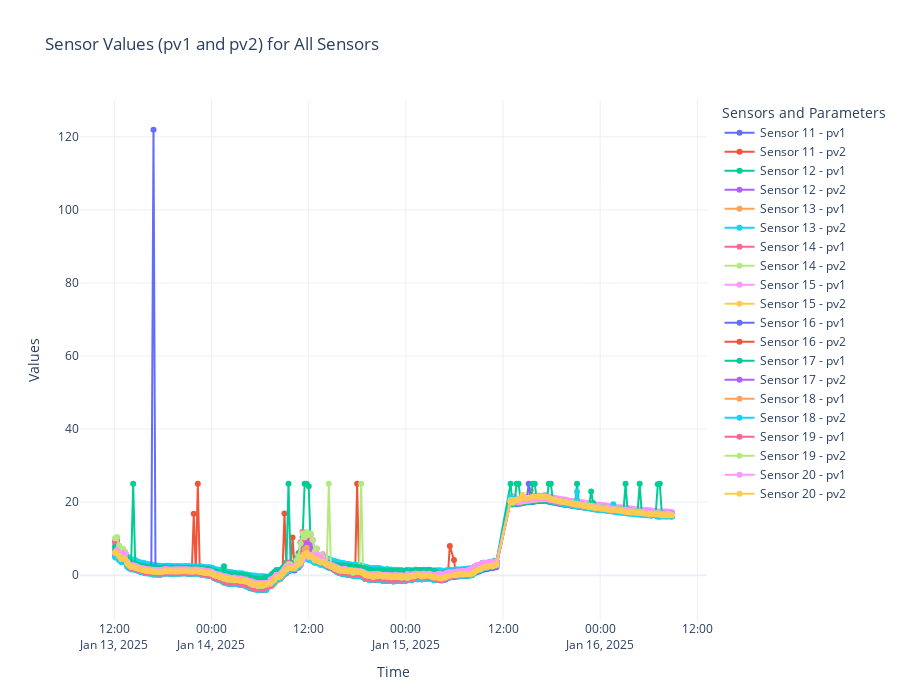

Notebook cell for this chart:
### Code cell
# Create a Plotly figure
fig = go.Figure()

# Iterate over each sensor
sensors = df['sensor'].unique()
for sensor in sensors:
    # Filter data for the current sensor
    sensor_data = df[df['sensor'] == sensor]

    # Add pv1 line for the sensor
    fig.add_trace(go.Scatter(
        x=sensor_data['time'],
        y=sensor_data['pv1'],
        mode='lines+markers',
        name=f"Sensor {sensor} - pv1"
    ))

    # Add pv2 line for the sensor
    fig.add_trace(go.Scatter(
        x=sensor_data['time'],
        y=sensor_data['pv2'],
        mode='lines+markers',
        name=f"Sensor {sensor} - pv2"
    ))

# Update layout
fig.update_layout(
    title="Sensor Values (pv1 and pv2) for All Sensors",
    xaxis_title="Time",
    yaxis_title="Values",
    legend_title="Sensors and Parameters",
    template="plotly_white",
    height=700
)

# Show the plot
fig.show()

### Figure 1 — Plotly figure (JSON) as saved in the notebook; plotly's stock layout.template omitted (floating-point values rounded to 4 significant figures; data arrays with more than 128 entries replaced by an {"elided": "..."} marker saying what was removed)
{"data": [{"mode": "lines+markers", "name": "Sensor 11 - pv1", "type": "scatter", "x": {"elided": "267 str values"}, "y": {"elided": "267 float values"}}, {"mode": "lines+markers", "name": "Sensor 11 - pv2", "type": "scatter", "x": {"elided": "267 str values"}, "y": {"elided": "267 float values"}}, {"mode": "lines+markers", "name": "Sensor 12 - pv1", "type": "scatter", "x": {"elided": "267 str values"}, "y": {"elided": "267 float values"}}, {"mode": "lines+markers", "name": "Sensor 12 - pv2", "type": "scatter", "x": {"elided": "267 str values"}, "y": {"elided": "267 float values"}}, {"mode": "lines+markers", "name": "Sensor 13 - pv1", "type": "scatter", "x": {"elided": "267 str values"}, "y": {"elided": "267 float values"}}, {"mode": "lines+markers", "name": "Sensor 13 - pv2", "type": "scatter", "x": {"elided": "267 str values"}, "y": {"elided": "267 float values"}}, {"mode": "lines+markers", "name": "Sensor 14 - pv1", "type": "scatter", "x": {"elided": "267 str values"}, "y": {"elided": "267 float values"}}, {"mode": "lines+markers", "name": "Sensor 14 - pv2", "type": "scatter", "x": {"elided": "267 str values"}, "y": {"elided": "267 float values"}}, {"mode": "lines+markers", "name": "Sensor 15 - pv1", "type": "scatter", "x": {"elided": "267 str values"}, "y": {"elided": "267 float values"}}, {"mode": "lines+markers", "name": "Sensor 15 - pv2", "type": "scatter", "x": {"elided": "267 str values"}, "y": {"elided": "267 float values"}}, {"mode": "lines+markers", "name": "Sensor 16 - pv1", "type": "scatter", "x": {"elided": "267 str values"}, "y": {"elided": "267 float values"}}, {"mode": "lines+markers", "name": "Sensor 16 - pv2", "type": "scatter", "x": {"elided": "267 str values"}, "y": {"elided": "267 float values"}}, {"mode": "lines+markers", "name": "Sensor 17 - pv1", "type": "scatter", "x": {"elided": "267 str values"}, "y": {"elided": "267 float values"}}, {"mode": "lines+markers", "name": "Sensor 17 - pv2", "type": "scatter", "x": {"elided": "267 str values"}, "y": {"elided": "267 float values"}}, {"mode": "lines+markers", "name": "Sensor 18 - pv1", "type": "scatter", "x": {"elided": "267 str values"}, "y": {"elided": "267 float values"}}, {"mode": "lines+markers", "name": "Sensor 18 - pv2", "type": "scatter", "x": {"elided": "267 str values"}, "y": {"elided": "267 float values"}}, {"mode": "lines+markers", "name": "Sensor 19 - pv1", "type": "scatter", "x": {"elided": "267 str values"}, "y": {"elided": "267 float values"}}, {"mode": "lines+markers", "name": "Sensor 19 - pv2", "type": "scatter", "x": {"elided": "267 str values"}, "y": {"elided": "267 float values"}}, {"mode": "lines+markers", "name": "Sensor 20 - pv1", "type": "scatter", "x": {"elided": "267 str values"}, "y": {"elided": "267 float values"}}, {"mode": "lines+markers", "name": "Sensor 20 - pv2", "type": "scatter", "x": {"elided": "267 str values"}, "y": {"elided": "267 float values"}}], "layout": {"height": 700, "legend": {"title": {"text": "Sensors and Parameters"}}, "title": {"text": "Sensor Values (pv1 and pv2) for All Sensors"}, "xaxis": {"title": {"text": "Time"}}, "yaxis": {"title": {"text": "Values"}}}}
